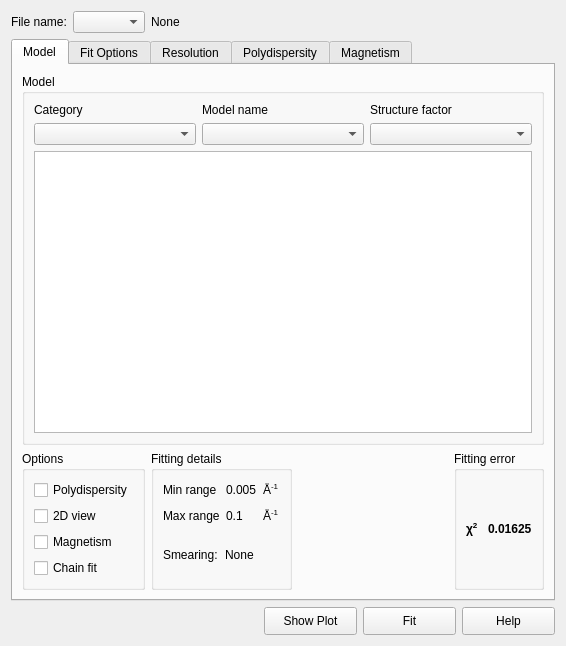
<?xml version="1.0" encoding="UTF-8"?>
<ui version="4.0">
 <class>FittingWidgetUI</class>
 <widget class="QWidget" name="FittingWidgetUI">
  <property name="geometry">
   <rect>
    <x>0</x>
    <y>0</y>
    <width>566</width>
    <height>646</height>
   </rect>
  </property>
  <property name="sizePolicy">
   <sizepolicy hsizetype="MinimumExpanding" vsizetype="MinimumExpanding">
    <horstretch>0</horstretch>
    <verstretch>0</verstretch>
   </sizepolicy>
  </property>
  <property name="minimumSize">
   <size>
    <width>436</width>
    <height>520</height>
   </size>
  </property>
  <property name="windowTitle">
   <string>FittingWidget</string>
  </property>
  <layout class="QGridLayout" name="gridLayout_5">
   <item row="0" column="0">
    <layout class="QHBoxLayout" name="horizontalLayout">
     <item>
      <widget class="QLabel" name="label">
       <property name="text">
        <string>File name:</string>
       </property>
      </widget>
     </item>
     <item>
      <layout class="QGridLayout" name="gridLayout_3">
       <item row="0" column="0">
        <widget class="QComboBox" name="cbFileNames">
         <property name="toolTip">
          <string>&lt;html&gt;&lt;head/&gt;&lt;body&gt;&lt;p&gt;Choose a file to set initial fit parameters.&lt;/p&gt;&lt;/body&gt;&lt;/html&gt;</string>
         </property>
         <property name="sizeAdjustPolicy">
          <enum>QComboBox::AdjustToContents</enum>
         </property>
        </widget>
       </item>
       <item row="0" column="1">
        <widget class="QLabel" name="lblFilename">
         <property name="text">
          <string>None</string>
         </property>
        </widget>
       </item>
      </layout>
     </item>
     <item>
      <spacer name="horizontalSpacer_4">
       <property name="orientation">
        <enum>Qt::Horizontal</enum>
       </property>
       <property name="sizeHint" stdset="0">
        <size>
         <width>459</width>
         <height>20</height>
        </size>
       </property>
      </spacer>
     </item>
    </layout>
   </item>
   <item row="1" column="0">
    <widget class="QTabWidget" name="tabFitting">
     <property name="currentIndex">
      <number>0</number>
     </property>
     <widget class="QWidget" name="tab_3">
      <attribute name="title">
       <string>Model</string>
      </attribute>
      <layout class="QGridLayout" name="gridLayout_4">
       <item row="0" column="0" colspan="4">
        <widget class="QGroupBox" name="groupBox_6">
         <property name="sizePolicy">
          <sizepolicy hsizetype="Expanding" vsizetype="Expanding">
           <horstretch>0</horstretch>
           <verstretch>0</verstretch>
          </sizepolicy>
         </property>
         <property name="title">
          <string>Model </string>
         </property>
         <layout class="QGridLayout" name="gridLayout_2">
          <item row="0" column="0">
           <layout class="QGridLayout" name="gridLayout">
            <item row="0" column="0">
             <widget class="QLabel" name="label_2">
              <property name="text">
               <string>Category</string>
              </property>
             </widget>
            </item>
            <item row="0" column="1">
             <widget class="QLabel" name="lblModel">
              <property name="text">
               <string>Model name</string>
              </property>
             </widget>
            </item>
            <item row="0" column="2">
             <widget class="QLabel" name="lblStructure">
              <property name="text">
               <string>Structure factor</string>
              </property>
             </widget>
            </item>
            <item row="1" column="0">
             <widget class="QComboBox" name="cbCategory">
              <property name="toolTip">
               <string>Select a category</string>
              </property>
             </widget>
            </item>
            <item row="1" column="1">
             <widget class="QComboBox" name="cbModel">
              <property name="toolTip">
               <string>Select a model</string>
              </property>
             </widget>
            </item>
            <item row="1" column="2">
             <widget class="QComboBox" name="cbStructureFactor">
              <property name="toolTip">
               <string>Select a structure factor</string>
              </property>
             </widget>
            </item>
           </layout>
          </item>
          <item row="1" column="0">
           <widget class="QTreeView" name="lstParams">
            <property name="styleSheet">
             <string notr="true"/>
            </property>
            <property name="editTriggers">
             <set>QAbstractItemView::CurrentChanged|QAbstractItemView::DoubleClicked|QAbstractItemView::EditKeyPressed|QAbstractItemView::SelectedClicked</set>
            </property>
            <property name="selectionMode">
             <enum>QAbstractItemView::ExtendedSelection</enum>
            </property>
           </widget>
          </item>
         </layout>
        </widget>
       </item>
       <item row="1" column="0">
        <widget class="QGroupBox" name="groupBox_7">
         <property name="title">
          <string>Options </string>
         </property>
         <layout class="QVBoxLayout" name="verticalLayout">
          <item>
           <widget class="QCheckBox" name="chkPolydispersity">
            <property name="enabled">
             <bool>true</bool>
            </property>
            <property name="toolTip">
             <string>&lt;html&gt;&lt;head/&gt;&lt;body&gt;&lt;p&gt;Switch on orientational polydispersity.&lt;/p&gt;&lt;/body&gt;&lt;/html&gt;</string>
            </property>
            <property name="text">
             <string>Polydispersity</string>
            </property>
            <property name="checkable">
             <bool>true</bool>
            </property>
           </widget>
          </item>
          <item>
           <widget class="QCheckBox" name="chk2DView">
            <property name="enabled">
             <bool>true</bool>
            </property>
            <property name="toolTip">
             <string>&lt;html&gt;&lt;head/&gt;&lt;body&gt;&lt;p&gt;Switch on 2D view of the model.&lt;/p&gt;&lt;/body&gt;&lt;/html&gt;</string>
            </property>
            <property name="text">
             <string>2D view</string>
            </property>
            <property name="checkable">
             <bool>true</bool>
            </property>
           </widget>
          </item>
          <item>
           <widget class="QCheckBox" name="chkMagnetism">
            <property name="enabled">
             <bool>true</bool>
            </property>
            <property name="toolTip">
             <string>&lt;html&gt;&lt;head/&gt;&lt;body&gt;&lt;p&gt;Switch on magnetic scattering parameters.&lt;/p&gt;&lt;p&gt;This option is available only for 2D models.&lt;/p&gt;&lt;/body&gt;&lt;/html&gt;</string>
            </property>
            <property name="text">
             <string>Magnetism</string>
            </property>
            <property name="checkable">
             <bool>true</bool>
            </property>
           </widget>
          </item>
          <item>
           <widget class="QCheckBox" name="chkChainFit">
            <property name="enabled">
             <bool>true</bool>
            </property>
            <property name="toolTip">
             <string>&lt;html&gt;&lt;head/&gt;&lt;body&gt;&lt;p&gt;Switch on Chain Fitting (parameter reuse) for batch datasets.&lt;/p&gt;&lt;/body&gt;&lt;/html&gt;</string>
            </property>
            <property name="text">
             <string>Chain fit</string>
            </property>
            <property name="checkable">
             <bool>true</bool>
            </property>
           </widget>
          </item>
         </layout>
        </widget>
       </item>
       <item row="1" column="1">
        <widget class="QGroupBox" name="groupBox_8">
         <property name="title">
          <string>Fitting details </string>
         </property>
         <layout class="QGridLayout" name="gridLayout_17">
          <item row="0" column="0" colspan="2">
           <layout class="QGridLayout" name="gridLayout_8">
            <item row="0" column="0">
             <widget class="QLabel" name="label_16">
              <property name="text">
               <string>Min range</string>
              </property>
             </widget>
            </item>
            <item row="0" column="1">
             <widget class="QLabel" name="lblMinRangeDef">
              <property name="text">
               <string>0.005</string>
              </property>
             </widget>
            </item>
            <item row="0" column="2">
             <widget class="QLabel" name="label_17">
              <property name="text">
               <string>&lt;html&gt;&lt;head/&gt;&lt;body&gt;&lt;p&gt;Å&lt;span style=&quot; vertical-align:super;&quot;&gt;-1&lt;/span&gt;&lt;/p&gt;&lt;/body&gt;&lt;/html&gt;</string>
              </property>
             </widget>
            </item>
            <item row="1" column="0">
             <widget class="QLabel" name="label_18">
              <property name="text">
               <string>Max range</string>
              </property>
             </widget>
            </item>
            <item row="1" column="1">
             <widget class="QLabel" name="lblMaxRangeDef">
              <property name="text">
               <string>0.1</string>
              </property>
             </widget>
            </item>
            <item row="1" column="2">
             <widget class="QLabel" name="label_19">
              <property name="text">
               <string>&lt;html&gt;&lt;head/&gt;&lt;body&gt;&lt;p&gt;Å&lt;span style=&quot; vertical-align:super;&quot;&gt;-1&lt;/span&gt;&lt;/p&gt;&lt;/body&gt;&lt;/html&gt;</string>
              </property>
             </widget>
            </item>
           </layout>
          </item>
          <item row="1" column="0">
           <widget class="QLabel" name="label_20">
            <property name="text">
             <string>Smearing:</string>
            </property>
           </widget>
          </item>
          <item row="1" column="1">
           <widget class="QLabel" name="lblCurrentSmearing">
            <property name="text">
             <string>None</string>
            </property>
           </widget>
          </item>
         </layout>
        </widget>
       </item>
       <item row="1" column="2">
        <spacer name="horizontalSpacer_3">
         <property name="orientation">
          <enum>Qt::Horizontal</enum>
         </property>
         <property name="sizeHint" stdset="0">
          <size>
           <width>207</width>
           <height>20</height>
          </size>
         </property>
        </spacer>
       </item>
       <item row="1" column="3">
        <widget class="QGroupBox" name="groupBox_9">
         <property name="toolTip">
          <string>&lt;html&gt;&lt;head/&gt;&lt;body&gt;&lt;p&gt;χ&lt;span style=&quot; vertical-align:super;&quot;&gt;2&lt;/span&gt;/DOF (DOF=N&lt;span style=&quot; vertical-align:sub;&quot;&gt;pts&lt;/span&gt;-N&lt;span style=&quot; vertical-align:sub;&quot;&gt;par&lt;/span&gt; fitted)&lt;/p&gt;&lt;/body&gt;&lt;/html&gt;</string>
         </property>
         <property name="title">
          <string>Fitting error</string>
         </property>
         <layout class="QGridLayout" name="gridLayout_18">
          <item row="0" column="0">
           <layout class="QHBoxLayout" name="horizontalLayout_2">
            <item>
             <widget class="QLabel" name="label_23">
              <property name="text">
               <string>&lt;html&gt;&lt;head/&gt;&lt;body&gt;&lt;p&gt;&lt;span style=&quot; font-weight:600;&quot;&gt;χ&lt;/span&gt;&lt;span style=&quot; font-weight:600; vertical-align:super;&quot;&gt;2&lt;/span&gt;&lt;/p&gt;&lt;/body&gt;&lt;/html&gt;</string>
              </property>
             </widget>
            </item>
            <item>
             <widget class="QLabel" name="lblChi2Value">
              <property name="text">
               <string>&lt;html&gt;&lt;head/&gt;&lt;body&gt;&lt;p&gt;&lt;span style=&quot; font-weight:600;&quot;&gt;0.01625&lt;/span&gt;&lt;/p&gt;&lt;/body&gt;&lt;/html&gt;</string>
              </property>
             </widget>
            </item>
           </layout>
          </item>
         </layout>
        </widget>
       </item>
      </layout>
     </widget>
     <widget class="QWidget" name="tabOptions">
      <attribute name="title">
       <string>Fit Options</string>
      </attribute>
     </widget>
     <widget class="QWidget" name="tabResolution">
      <attribute name="title">
       <string>Resolution</string>
      </attribute>
     </widget>
     <widget class="QWidget" name="tab_4">
      <attribute name="title">
       <string>Polydispersity</string>
      </attribute>
      <layout class="QGridLayout" name="gridLayout_10">
       <item row="0" column="0">
        <widget class="QGroupBox" name="groupBox_3">
         <property name="title">
          <string>Polydispersity and Orientational Distribution</string>
         </property>
         <layout class="QGridLayout" name="gridLayout_9">
          <item row="0" column="0">
           <widget class="QTableView" name="lstPoly">
            <property name="editTriggers">
             <set>QAbstractItemView::AllEditTriggers</set>
            </property>
            <property name="alternatingRowColors">
             <bool>true</bool>
            </property>
            <property name="selectionMode">
             <enum>QAbstractItemView::ExtendedSelection</enum>
            </property>
            <property name="selectionBehavior">
             <enum>QAbstractItemView::SelectRows</enum>
            </property>
           </widget>
          </item>
         </layout>
        </widget>
       </item>
      </layout>
     </widget>
     <widget class="QWidget" name="tab_6">
      <attribute name="title">
       <string>Magnetism</string>
      </attribute>
      <layout class="QGridLayout" name="gridLayout_22">
       <item row="0" column="0">
        <widget class="QGroupBox" name="groupBox_10">
         <property name="title">
          <string>Polarisation/Magnetic Scattering </string>
         </property>
         <layout class="QGridLayout" name="gridLayout_21">
          <item row="1" column="1">
           <spacer name="horizontalSpacer_6">
            <property name="orientation">
             <enum>Qt::Horizontal</enum>
            </property>
            <property name="sizeHint" stdset="0">
             <size>
              <width>498</width>
              <height>20</height>
             </size>
            </property>
           </spacer>
          </item>
          <item row="0" column="0" colspan="3">
           <widget class="QTableView" name="lstMagnetic"/>
          </item>
          <item row="1" column="2">
           <widget class="QPushButton" name="cmdMagneticDisplay">
            <property name="text">
             <string>Display
magnetic
angles</string>
            </property>
           </widget>
          </item>
         </layout>
        </widget>
       </item>
      </layout>
     </widget>
    </widget>
   </item>
   <item row="2" column="0">
    <layout class="QHBoxLayout" name="horizontalLayout_3">
     <item>
      <spacer name="horizontalSpacer">
       <property name="orientation">
        <enum>Qt::Horizontal</enum>
       </property>
       <property name="sizeHint" stdset="0">
        <size>
         <width>273</width>
         <height>20</height>
        </size>
       </property>
      </spacer>
     </item>
     <item>
      <widget class="QPushButton" name="cmdPlot">
       <property name="sizePolicy">
        <sizepolicy hsizetype="Fixed" vsizetype="Fixed">
         <horstretch>0</horstretch>
         <verstretch>0</verstretch>
        </sizepolicy>
       </property>
       <property name="minimumSize">
        <size>
         <width>93</width>
         <height>28</height>
        </size>
       </property>
       <property name="text">
        <string>Show Plot</string>
       </property>
      </widget>
     </item>
     <item>
      <widget class="QPushButton" name="cmdFit">
       <property name="sizePolicy">
        <sizepolicy hsizetype="Fixed" vsizetype="Fixed">
         <horstretch>0</horstretch>
         <verstretch>0</verstretch>
        </sizepolicy>
       </property>
       <property name="minimumSize">
        <size>
         <width>93</width>
         <height>28</height>
        </size>
       </property>
       <property name="text">
        <string>Fit</string>
       </property>
      </widget>
     </item>
     <item>
      <widget class="QPushButton" name="cmdHelp">
       <property name="sizePolicy">
        <sizepolicy hsizetype="Fixed" vsizetype="Fixed">
         <horstretch>0</horstretch>
         <verstretch>0</verstretch>
        </sizepolicy>
       </property>
       <property name="minimumSize">
        <size>
         <width>93</width>
         <height>28</height>
        </size>
       </property>
       <property name="text">
        <string>Help</string>
       </property>
      </widget>
     </item>
    </layout>
   </item>
  </layout>
 </widget>
 <resources/>
 <connections/>
</ui>
